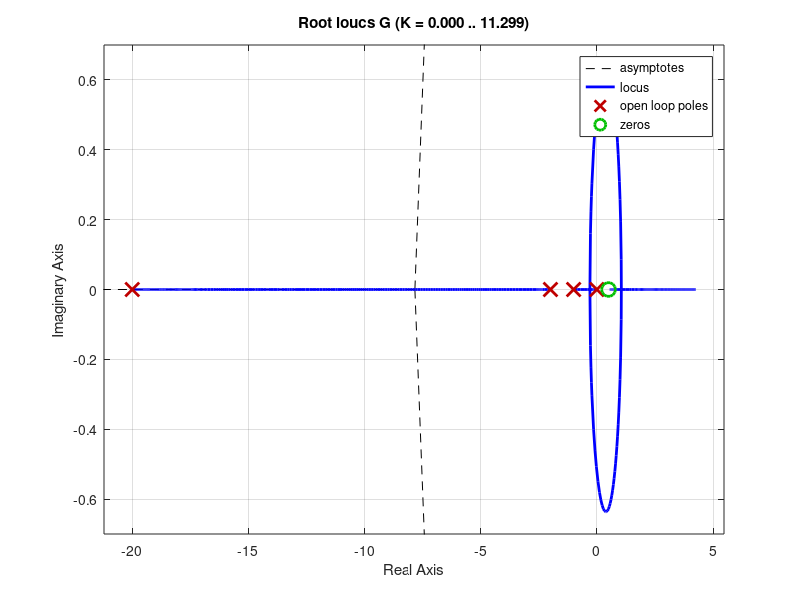

Write the MATLAB code that produced this figure.
G = tf(2*[-2,1],conv(conv(conv([2 0],[1 1]),[1/2 1]),[0.05 1]));
rlocus(G, 'r')
hold on
%plot([0 -0.5], [0 0.5*sqrt(3)], 'b')
hold on
a = fzero(@(x) ((pi - atan(sqrt(3))) + atan(sqrt(3)*x/(1-x)) + (atan(sqrt(3)*x/(2-x))) -(pi - atan(sqrt(3)*x/(0.5+x)))+ atan(sqrt(3)*x/(20-x)))*180/pi,0.3);
s = -a + sqrt(3)*a*j;
mG = (2*(-2*s + 1))/((2*s)*(0.5*s + 1)*(0.05*s + 1)*(s+1));
Kc = abs(1/mG);
hold on
%plot(-a, sqrt(3)*a,'g*')
grid on
hold on
%gtext('Shubham Gupta 180749')